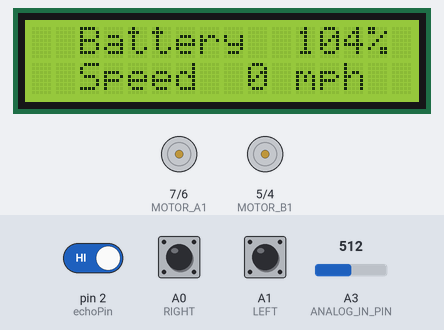
This sketch was run on a simulated Arduino Uno, built with avr-gcc and run on an emulated ATmega328P. Parts: 16×2 character LCD, motor-driver pin pairs drawn as motors (green arrow = first pin HIGH = forward, orange = second pin HIGH = backward, longer = more drive, scaled by the enable pin). Inputs (shaded band) come from the test bench; at power-on: A0 (RIGHT) HIGH, A1 (LEFT) HIGH, A3 (ANALOG_IN_PIN) = 512, pin 2 (echoPin) HIGH. What the sketch prints to the serial monitor is not drawn.

Above: at 1.2 s.
1.3 s: A0 (RIGHT) pulled LOW for 0.15 s
At 2.3 s:
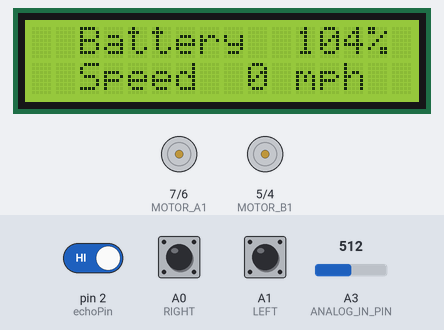
3.0 s: A1 (LEFT) pulled LOW for 0.15 s
At 3.17 s:
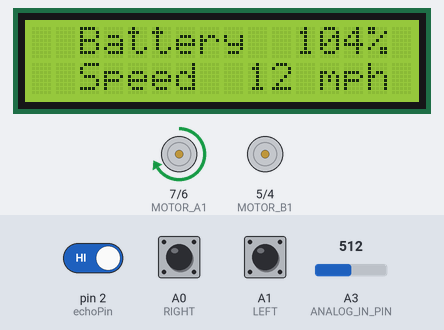
6.1 s: A3 (ANALOG_IN_PIN) set to 0
At 6.6 s:
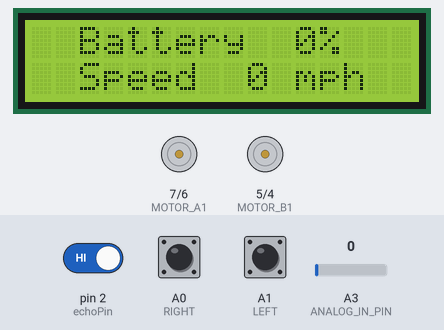
9.1 s: A3 (ANALOG_IN_PIN) set to 479
At 10.2 s:
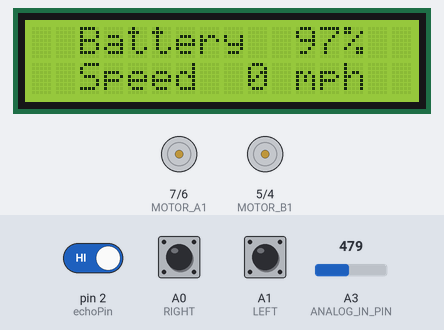
10.6 s: A3 (ANALOG_IN_PIN) set to 507
At 11.3 s:
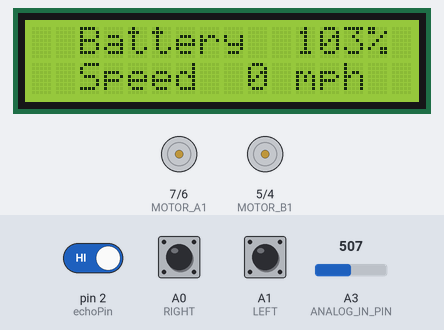
12.1 s: A3 (ANALOG_IN_PIN) set to 0
At 12.7 s:
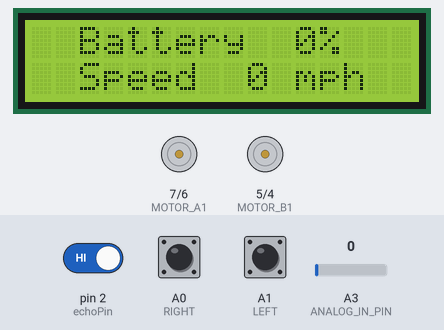
Timing chart, 0 to 15.1 s (numbered marks = the images above; inputs shaded):
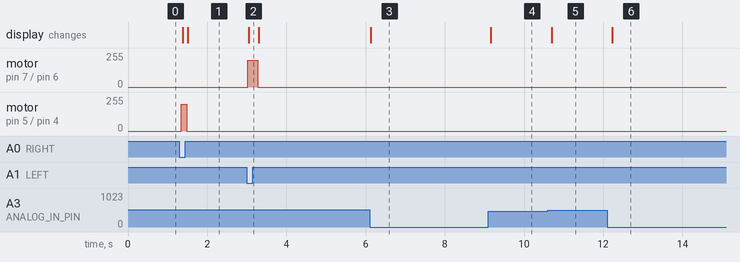

The sketch:

LineFollowerObstacleAvoidance.ino
```cpp
#include<NewPing.h>
#include <Wire.h>
#include <LiquidCrystal_I2C.h>

LiquidCrystal_I2C lcd(0x27, 16, 2);

int ENA = 9;
int ENB = 10;
int MOTOR_A1 = 7;
int MOTOR_A2 = 6;
int MOTOR_B1 = 5;
int MOTOR_B2 = 4;
long duration;
int distance;
int RIGHT = A0;
int LEFT = A1;
float adc_voltage = 0.0;
float in_voltage = 0.0;
float R1 = 30000.0;
float R2 = 7500.0;
float ref_voltage = 5.0;
int adc_value = 0;

int encoder_pin = A2;
unsigned int rpm;
volatile byte pulses;
unsigned long timeold;
unsigned int pulsesperturn = 12;

int speed;

#define trigPin 3
#define echoPin 2
#define MAX_DISTANCE 100
#define ANALOG_IN_PIN A3

NewPing sonar(trigPin, echoPin, MAX_DISTANCE);

void setup() {
  lcd.init();
  lcd.backlight();

  Serial.begin(9600);
  pinMode(trigPin, OUTPUT);
  pinMode(echoPin, INPUT);
  pinMode(ENA, OUTPUT);
  pinMode(ENB, OUTPUT);
  pinMode(MOTOR_A1, OUTPUT);
  pinMode(MOTOR_A2, OUTPUT);
  pinMode(MOTOR_B1, OUTPUT);
  pinMode(MOTOR_B2, OUTPUT);
  pinMode(RIGHT, INPUT);
  pinMode(LEFT, INPUT);

  pinMode(encoder_pin, INPUT);
  attachInterrupt(0, counter, FALLING);
  pulses = 0;
  rpm = 0;
  timeold = 0;

}

void loop() {
  getBatteryLife();
  getSpeed();
  if (digitalRead(RIGHT)==0 && digitalRead(LEFT)==0) {
    moveForward();

  }else if (digitalRead(RIGHT)==0 && !digitalRead(LEFT)==0) {
   turnRight();

  }else if (!digitalRead(RIGHT)==0 && digitalRead(LEFT)==0) {
    turnLeft();

  }else if (!digitalRead(RIGHT)==0 && !digitalRead(LEFT)==0) {
    Stop();
  }
}
void Stop() {
  analogWrite(ENA, 0);
  analogWrite(ENB, 0);
  digitalWrite(MOTOR_A1, HIGH);
  digitalWrite(MOTOR_A2, LOW);
  digitalWrite(MOTOR_B1, HIGH);
  digitalWrite(MOTOR_B2, LOW);
  speed = 0;
  printData();
}

void turnRight() {
  analogWrite(ENA,200);
  analogWrite(ENB, 200);
  digitalWrite(MOTOR_A1, LOW);
  digitalWrite(MOTOR_A2, LOW);
  digitalWrite(MOTOR_B1, HIGH);
  digitalWrite(MOTOR_B2, LOW);
  speed = 12;
  printData();
}

void turnLeft() {
  analogWrite(ENA,200);
  analogWrite(ENB, 200);
  digitalWrite(MOTOR_A1, HIGH);
  digitalWrite(MOTOR_A2, LOW);
  digitalWrite(MOTOR_B1, LOW);
  digitalWrite(MOTOR_B2, LOW);
  speed = 12;
  printData();
}

void moveForward() {
  analogWrite(ENA, 80);
  analogWrite(ENB, 80);
  digitalWrite(MOTOR_A1, HIGH);
  digitalWrite(MOTOR_A2, LOW);
  digitalWrite(MOTOR_B1, HIGH);
  digitalWrite(MOTOR_B2, LOW);
  speed = 8;
  printData();
}

int getDistance(){
  digitalWrite(trigPin, LOW);
  delayMicroseconds(2);
  digitalWrite(trigPin, HIGH);
  delayMicroseconds(10);
  digitalWrite(trigPin, LOW);
  duration = pulseIn(echoPin, HIGH);
  return duration * 0.034 / 2;
}

void printData(){
  lcd.clear();
  lcd.setCursor (2, 0);
  lcd.print("Battery  ");
  lcd.print(getBatteryLife());
  lcd.print("%");
  lcd.setCursor (2, 1);
  lcd.print("Speed  ");
  lcd.print(speed);
  lcd.print(" mph");
  delay(100);
}

int getBatteryLife(){
  adc_value = analogRead(ANALOG_IN_PIN);
  adc_voltage  = (adc_value * ref_voltage) / 1024.0;
  in_voltage =  int(((adc_voltage / (R2/(R1+R2)))/12)*100);
  return in_voltage;
}

void counter()
{
   pulses++;
}

void getSpeed(){
  if (millis() - timeold >= 1000) {
      detachInterrupt(0);
      rpm = (60 * 1000 / pulsesperturn )/ (millis() - timeold)* pulses;
      timeold = millis();
      pulses = 0;
      Serial.print("RPM = ");
      Serial.println(rpm,DEC);
      attachInterrupt(0, counter, FALLING);
   }
}
```

Measured:
- after the input at 1.3 s, motor on pin 5 (MOTOR_B1) / pin 4 (MOTOR_B2): stopped → forward 200/255 after 0.05 s, → stopped 0.13 s later; the display: first changes after 0.08 s (image 1 shows a later state)
- after the input at 3.0 s, motor on pin 7 (MOTOR_A1) / pin 6 (MOTOR_A2): stopped → forward 200/255 at once, → stopped 0.26 s later; the display: changes after 0.05 s (image 2)
- after the input at 6.1 s, the display: changes at once (image 3)
- after the input at 9.1 s, the display: changes after 0.06 s (image 4)
- after the input at 10.6 s, the display: changes after 0.09 s (image 5)
- after the input at 12.1 s, the display: changes after 0.13 s (image 6)
